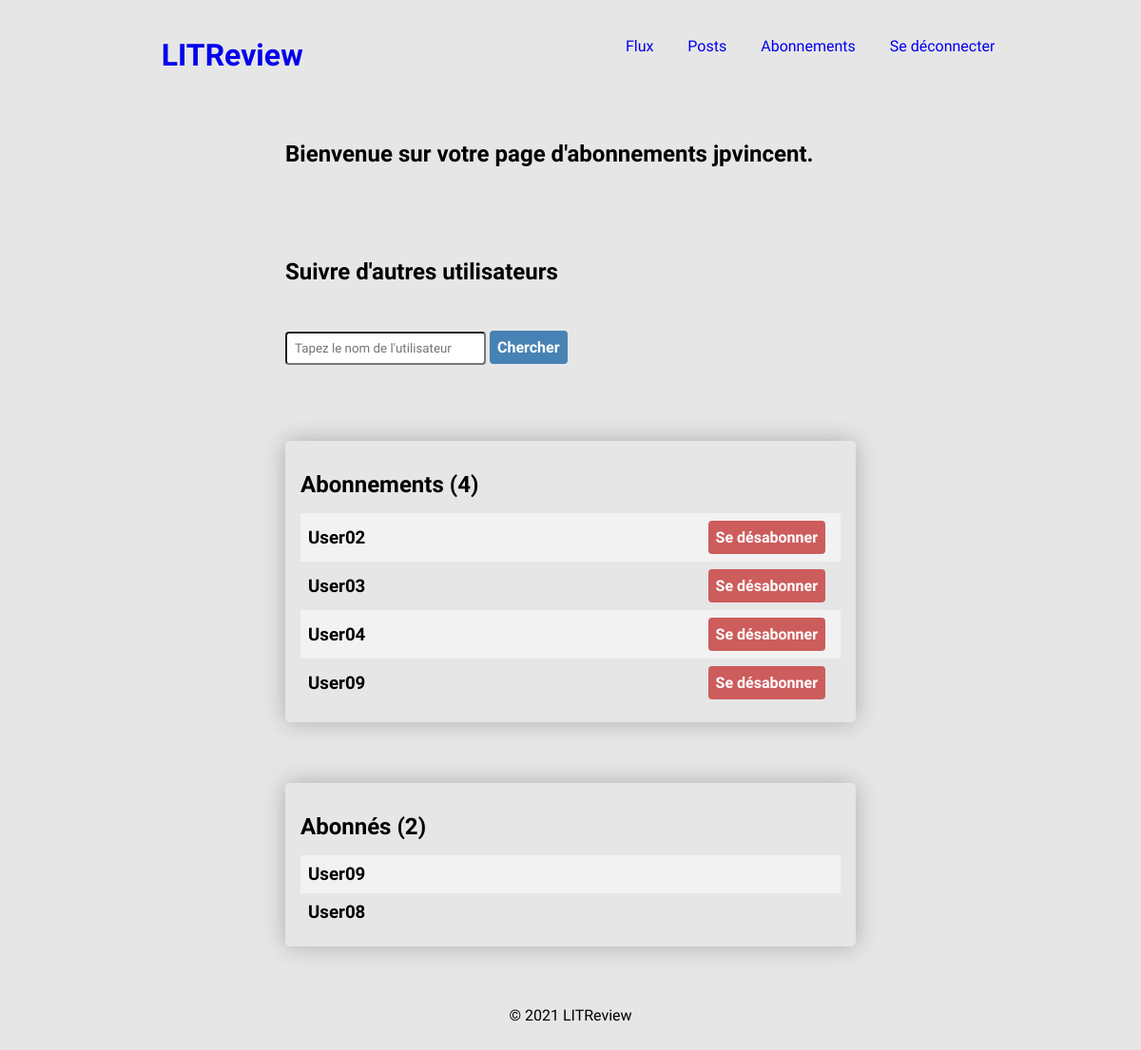
The app's page /subscriptions/ (signed in) with its own data.
### accounts/models.py (models this page shows)
class CustomUser(AbstractUser):
    pass

### accounts/views.py (the view, shortened to what this page needs)
# urls.py: path('subscriptions/', subscriptions_view, name="subscriptions"),
@login_required
def subscriptions_view(request):
    current_user_id = request.user.id
    followers = UserFollows.objects.filter(followed_user_id=current_user_id).values()
    nb_of_followers = followers.aggregate(total_followers=Count("user_id"))
    nb_of_followers = nb_of_followers.get("total_followers")
    followers = [follower["user_id"] for follower in followers]
    followed_users = UserFollows.objects.filter(user_id=current_user_id).values()
    nb_of_subscriptions = followed_users.aggregate(total_subscriptions=Count("followed_user_id"))
    nb_of_subscriptions = nb_of_subscriptions.get("total_subscriptions")
    followed_users = [user["followed_user_id"] for user in followed_users]
    followers = [CustomUser.objects.get(pk=follower_id) for follower_id in followers]
    followed_users = [CustomUser.objects.get(pk=user_id) for user_id in followed_users]
    context = {"nb_of_followers": nb_of_followers,
               "nb_of_subscriptions": nb_of_subscriptions,
               "followers": followers,
               "followed_users": followed_users}
    return render(request, "accounts/subscriptions.html", context)

### accounts/templates/accounts/subscriptions.html (shortened to what this page needs)
{% extends "base.html" %}
{% block content %}
{% if not user.is_authenticated %}
    <p>
        <h2>Merci de vous identifier en page d'accueil afin d'avoir accès à vos abonnements.</h2>
    </p>
    <p>
        <a href="{% url 'accounts:index' %}"><buttom class="btn btn-submit">Revenir à l'accueil</buttom></a>
    </p>
{% else %}
            <section class="main-section">
                <h2>Bienvenue sur votre page d'abonnements {{ user.username }}.</h2>
            </section>
            <section class="main-section main-section-list">
                <h2>Suivre d'autres utilisateurs</h2>
                <form method="POST">
                    <input type="text" name="user_search" placeholder="Tapez le nom de l'utilisateur" id="id_user_search">
                    <input type="submit" value="Chercher" class="btn btn-submit">
                </form>
            </section>
            <section class="main-section main-section-list shadow-box">
                <h2>Abonnements ({{ nb_of_subscriptions }})</h2>
                {% for user in followed_users %}
                    <div>
                        <h3>{{ user }}</h3>
                        <a href="{% url 'accounts:unsubscribe' user_id=user.id %}"><button class="btn btn-delete">Se désabonner</button></a>
                    </div>
                {% empty %}
                <div>
                    <h3>Vous ne suivez aucun utilisateur actuellement.</h3>
                </div>
                {% endfor %}
            </section>
            <section class="main-section main-section-list shadow-box">
                <h2>Abonnés ({{ nb_of_followers }})</h2>
                {% for follower in followers %}
                    <div>
                        <h3>{{ follower }}</h3>
                    </div>
                {% empty %}
                    <div>
                        <h3>Vous n'avez aucun abonné actuellement.</h3>
                    </div>
                {% endfor %}
            </section>
{% endif %}
{% endblock %}

### accounts/static/css/style.css (style rules this page uses)
:root { --site-bg-color: rgba(230,230,230,1); --header-height: 100px; --list-alt-bg-color: rgba(255,255,255,.5); --elements-bg-color: steelblue; --btn-delete-bg-color: indianred; --stars-font-size: 50px; }
* { font-family: 'Josefin Sans', 'Monserrat', sans-serif; }
body { background-color: var(--site-bg-color); }
input, textarea { background-color: #fff; padding: .5rem; }
html, body { height: 100%; }
a { text-decoration: none; padding: 1rem 0 0 1rem; }
.login h2, .signup h2, .main-section h2,form,p,article { margin-bottom: 1rem; text-align: justify; padding: 1rem 1rem 0 0; }
.main-section { margin: 2rem auto; width: 50%; }
.shadow-box { border: 0; border-radius: .3rem; padding: 1rem; box-shadow: 0rem 0rem 1.5rem rgba(0,0,0,.25); }
.main-section-list > div { display: flex; justify-content: space-between; padding: .5rem; align-items: center; min-height: 2.5rem; }
.main-section-list > div a { padding: 0; margin-right: .5rem; }
.main-section-list > div:nth-child(even) { background-color: var(--list-alt-bg-color); }
#id_user_search { min-width: 200px; border-radius: .25rem; }
.btn { border: 0; border-radius: .25rem; margin: auto; padding: .5rem; cursor: pointer; font-size: 1rem; font-weight: 600; }
.btn-submit { color: #fff; background-color: var(--elements-bg-color); margin-top: 1rem; }
.btn-delete { color: #fff; background-color: var(--btn-delete-bg-color); }

### records on screen
CustomUser: username "jpvincent"
CustomUser: username "User02"
CustomUser: username "User03"
CustomUser: username "User04"
CustomUser: username "User09"
CustomUser: username "User08"

### other values on screen
{{ nb_of_subscriptions }} "4"
{{ nb_of_followers }} "2"
